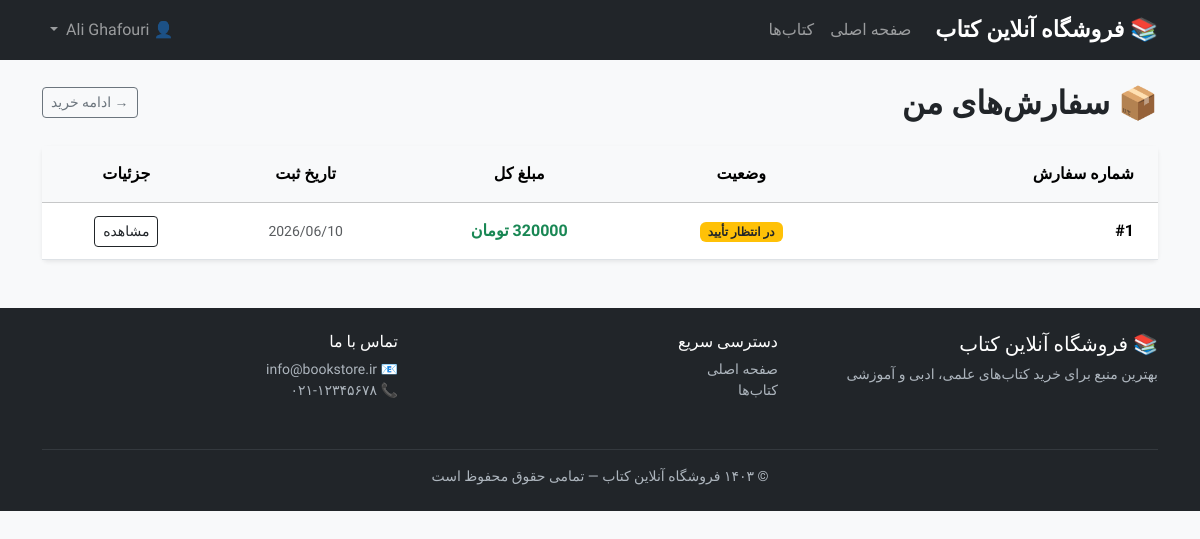
Page /orders/ (signed in) on the committed database.
### orders/models.py (models this page shows, shortened)
class Order(models.Model):
    class Status(models.TextChoices):
        PENDING = "pending", "در انتظار تأیید"
        CONFIRMED = "confirmed", "تأیید شده"
        SHIPPED = "shipped", "ارسال شده"
        DELIVERED = "delivered", "تحویل داده شده"
        CANCELLED = "cancelled", "لغو شده"
    user = models.ForeignKey(
        User,
        on_delete=models.CASCADE,
        related_name="orders",
        verbose_name="کاربر",
    )
    status = models.CharField(
        max_length=20,
        choices=Status.choices,
        default=Status.PENDING,
        verbose_name="وضعیت",
    )
    total_price = models.DecimalField(
        max_digits=10,
        decimal_places=2,
        verbose_name="قیمت کل",
    )
    shipping_address = models.TextField(verbose_name="آدرس ارسال")
    created_at = models.DateTimeField(auto_now_add=True, verbose_name="تاریخ ایجاد")
    updated_at = models.DateTimeField(auto_now=True, verbose_name="تاریخ بروزرسانی")
    class Meta:
        verbose_name = "سفارش"
        verbose_name_plural = "سفارش‌ها"
        ordering = ["-created_at"]

### orders/views.py (the view)
# urls.py: path("orders/", OrderListView.as_view(), name="order_list"),
class OrderListView(LoginRequiredMixin, View):
    template_name = "orders/order_list.html"
    login_url = "accounts:login"
    def get(self, request):
        orders = Order.objects.filter(user=request.user).order_by("-created_at")
        return render(request, self.template_name, {"orders": orders})

### templates/orders/order_list.html (shortened to what this page needs)
{% extends "base.html" %}
{% block content %}
<div class="d-flex justify-content-between align-items-center mb-4">
    <h2 class="fw-bold mb-0">📦 سفارش‌های من</h2>
    <a href="{% url 'books:book_list' %}" class="btn btn-outline-secondary btn-sm">
        → ادامه خرید
    </a>
</div>
{% if orders %}
    <div class="card border-0 shadow-sm">
        <div class="card-body p-0">
            <div class="table-responsive">
                <table class="table table-hover align-middle mb-0">
                    <thead class="table-light">
                        <tr>
                            <th class="px-4 py-3">شماره سفارش</th>
                            <th class="text-center py-3">وضعیت</th>
                            <th class="text-center py-3">مبلغ کل</th>
                            <th class="text-center py-3">تاریخ ثبت</th>
                            <th class="text-center py-3">جزئیات</th>
                        </tr>
                    </thead>
                    <tbody>
                        {% for order in orders %}
                        <tr>
                            <td class="px-4 py-3 fw-semibold">
                                #{{ order.id }}
                            </td>
                            <td class="text-center">
                                {% if order.status == "pending" %}
                                    <span class="badge bg-warning text-dark">
                                        {{ order.get_status_display }}
                                    </span>
                                {% elif order.status == "confirmed" %}
                                    <span class="badge bg-primary">
                                        {{ order.get_status_display }}
                                    </span>
                                {% elif order.status == "shipped" %}
                                    <span class="badge bg-info text-dark">
                                        {{ order.get_status_display }}
                                    </span>
                                {% elif order.status == "delivered" %}
                                    <span class="badge bg-success">
                                        {{ order.get_status_display }}
                                    </span>
                                {% elif order.status == "cancelled" %}
                                    <span class="badge bg-danger">
                                        {{ order.get_status_display }}
                                    </span>
                                {% endif %}
                            </td>
                            <td class="text-center fw-semibold text-success">
                                {{ order.total_price|floatformat:0 }} تومان
                            </td>
                            <td class="text-center text-muted small">
                                {{ order.created_at|date:"Y/m/d" }}
                            </td>
                            <td class="text-center">
                                <a href="{% url 'orders:order_detail' order.pk %}"
                                   class="btn btn-outline-dark btn-sm">
                                    مشاهده
                                </a>
                            </td>
                        </tr>
                        {% endfor %}
                    </tbody>
                </table>
            </div>
        </div>
    </div>
{% endif %}
{% endblock %}

### templates/base.html (shortened to what this page needs)
{% load static %}
<!DOCTYPE html>
<html lang="fa" dir="rtl">
<head>
    <link rel="stylesheet" href="https://cdn.jsdelivr.net/npm/bootstrap@5.3.3/dist/css/bootstrap.rtl.min.css">
    <link rel="stylesheet" href="{% static 'css/custom.css' %}">
</head>
<body>
<nav class="navbar navbar-expand-lg navbar-dark bg-dark">
    <div class="container">
        <a class="navbar-brand" href="{% url 'books:home' %}">📚 فروشگاه آنلاین کتاب</a>
        <div class="collapse navbar-collapse" id="navbarNav">
            <ul class="navbar-nav me-auto mb-2 mb-lg-0">
                <li class="nav-item">
                    <a class="nav-link" href="{% url 'books:home' %}">صفحه اصلی</a>
                </li>
                <li class="nav-item">
                    <a class="nav-link" href="{% url 'books:book_list' %}">کتاب‌ها</a>
                </li>
            </ul>
            <ul class="navbar-nav mb-2 mb-lg-0">
                {% if user.is_authenticated %}
                    <li class="nav-item dropdown">
                        <a class="nav-link dropdown-toggle" href="#" role="button" data-bs-toggle="dropdown">
                            👤 {{ user.get_full_name|default:user.username }}
                        </a>
                    </li>
                {% endif %}
            </ul>
        </div>
    </div>
</nav>
<main class="container my-4">
    {% block content %}{% endblock %}
</main>
<footer class="footer mt-5 py-4">
    <div class="container">
        <div class="row">
            <div class="col-md-4 mb-3">
                <h5 class="text-white">📚 فروشگاه آنلاین کتاب</h5>
                <p class="small">بهترین منبع برای خرید کتاب‌های علمی، ادبی و آموزشی</p>
            </div>
            <div class="col-md-4 mb-3">
                <h6 class="text-white">دسترسی سریع</h6>
                <ul class="list-unstyled small">
                    <li><a href="{% url 'books:home' %}">صفحه اصلی</a></li>
                    <li><a href="{% url 'books:book_list' %}">کتاب‌ها</a></li>
                </ul>
            </div>
            <div class="col-md-4 mb-3">
                <h6 class="text-white">تماس با ما</h6>
                <ul class="list-unstyled small">
                    <li>📧 info@bookstore.ir</li>
                    <li>📞 ۰۲۱-۱۲۳۴۵۶۷۸</li>
                </ul>
            </div>
        </div>
        <hr class="border-secondary">
        <div class="text-center small">
            <p class="mb-0">© ۱۴۰۳ فروشگاه آنلاین کتاب — تمامی حقوق محفوظ است</p>
        </div>
    </div>
</footer>
</body>
</html>

### static/css/custom.css (style rules this page uses)
body { font-family: 'Vazirmatn', sans-serif; direction: rtl; background-color: #f8f9fa; }
.navbar-brand { font-weight: bold; font-size: 1.4rem; }
.footer { background-color: #212529; color: #adb5bd; }
.footer a { color: #adb5bd; text-decoration: none; }

### rows in the picture
Order: id "1", status "در انتظار تأیید", total_price "320000", created_at "2026/06/10"

### other values in the picture
{{ user.get_full_name|default:user.username }} "Ali Ghafouri"
